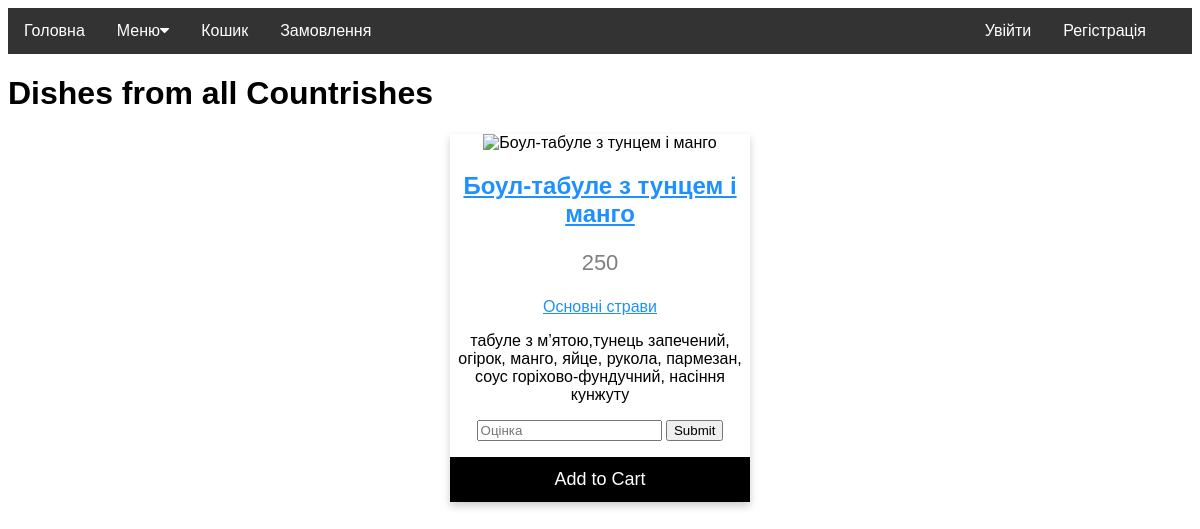
The app's page /menu/osnovni_stravy/1 with its own data.
### tables this page shows
CREATE TABLE "Dishes" (
	"ID"	INTEGER NOT NULL UNIQUE,
	"Dish_name"	TEXT NOT NULL,
	"Price"	INTEGER NOT NULL,
	"Description"	TEXT,
	"Available"	INTEGER NOT NULL,
	"Category"	INTEGER NOT NULL,
	"Photo"	TEXT NOT NULL,
	"Ccal"	INTEGER NOT NULL,
	"Protein"	INTEGER NOT NULL,
	"Fat"	INTEGER NOT NULL,
	"Carbs"	INTEGER NOT NULL,
	"Average_rate"	REAL,
	PRIMARY KEY("ID" AUTOINCREMENT),
	FOREIGN KEY("Category") REFERENCES "Categories"
);

CREATE TABLE "Categories" (
	"name"	TEXT NOT NULL UNIQUE,
	"id"	INTEGER NOT NULL UNIQUE, slug TEXT,
	PRIMARY KEY("id" AUTOINCREMENT)
);

### app.py (the view)
@app.route('/menu/<category_name>/<dish_id>', methods=['GET'])
def get_dish_from_category(category_name, dish_id):
    with SQLiteDB('dish.db') as db:
        dish = db.select_from_db('Dishes', ['*'], {'id':dish_id}, one=True)
        dish['category_info'] = db.select_from_db('Categories', ["*"], {'slug':category_name}, one=True)
        return render_template('dish.html', dish=dish, user=session)

### database.py (called while the page is built)
def dict_factory(cursor, row):
    d = {}
    for idx, col in enumerate(cursor.description):
        d[col[0]] = row[idx]
    return d

    def __enter__(self):
        return self

    def __exit__(self, exc_type, exc_val, exc_tb):
        self.con.commit()
        self.con.close()

    def query_db(self, query, one=False):
        result =  self.cur.execute(query).fetchall()
        return (result[0] if result else None) if one else result

    def select_from_db(self, table_name, columns:list, where=None, one=False):
        columns = ', '.join(columns)
        query = f"SELECT {columns} FROM {table_name}"
        if where:
            where = ', '.join([f"{key}='{value}'" for key, value in where.items()])
            query += f' WHERE {where}'
        return self.query_db(query, one)

### templates/dish.html
{% extends 'base.html' %}
{% block content %}
    <div class="card">
        <img src="{{ dish.Image }}" alt="{{ dish.Dish_name }}" style="width:100%">
        <a href="{{ url_for("get_dish_from_category", category_name=dish.category_info.slug, dish_id=dish.ID) }}">
            <h1>{{ dish.Dish_name }}</h1></a>
        <p class="price">{{ dish.Price }}</p>
        <a href="{{ url_for("get_category", category_name=dish.category_info.slug) }}">
            <p>{{ dish.category_info.name }}</p></a>
        <p>{{ dish.Description }}</p>
        <form method='POST' action="{{ url_for('dish_review', category_name=dish.category_info.slug, dish_id=dish.ID) }}">
            <input type="number" name="rate" placeholder="Оцінка" required>
            <input type="submit">
        </form>
        <p>
            <button>Add to Cart</button>
        </p>
    </div>
{% endblock %}

### static/styles.css (style rules this page uses)
* { box-sizing: border-box }
a { color: dodgerblue; }
* { box-sizing: border-box; }
.card { box-shadow: 0 4px 8px 0 rgba(0, 0, 0, 0.2); max-width: 300px; margin: auto; text-align: center; font-family: arial; }
.price { color: grey; font-size: 22px; }
.card button { border: none; outline: 0; padding: 12px; color: white; background-color: #000; text-align: center; cursor: pointer; width: 100%; font-size: 18px; }

### records on screen
Dishes: Dish_name "Боул-табуле з тунцем і манго", Price "250", Description "табуле з м’ятою,тунець запечений, огірок, манго, яйце, рукола, пармезан, соус горіхово-фундучний, насіння кунжуту"
Categories: category_info.name "Основні страви"
